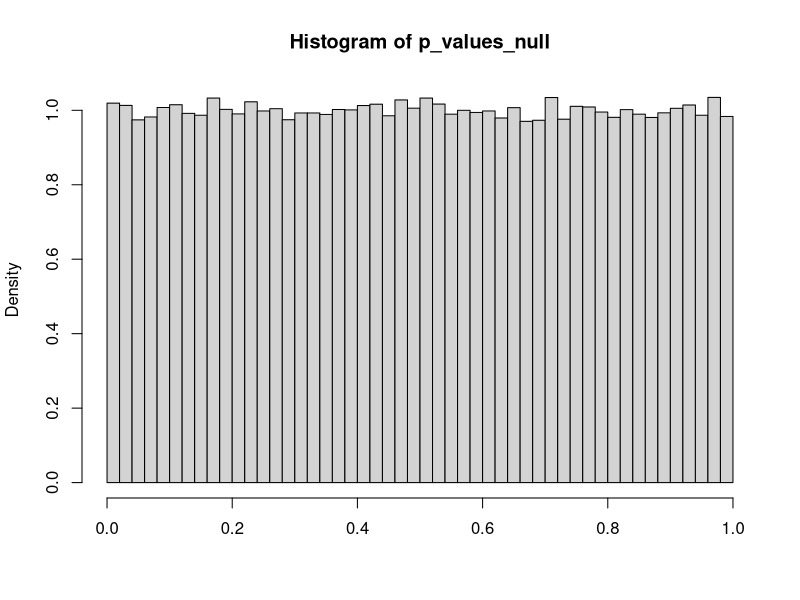
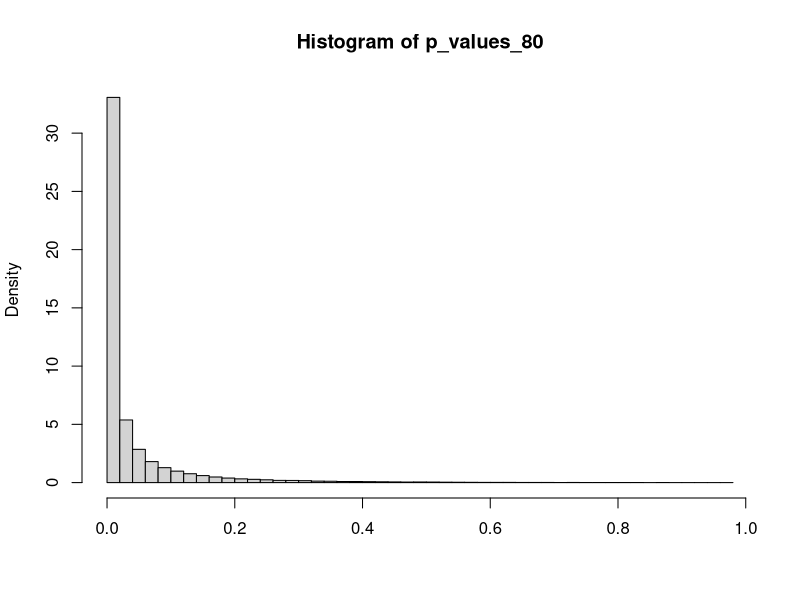
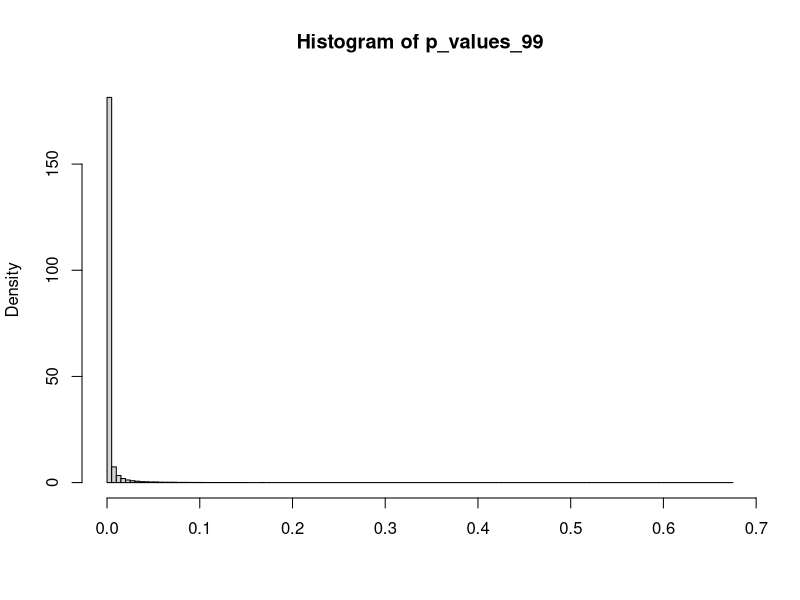
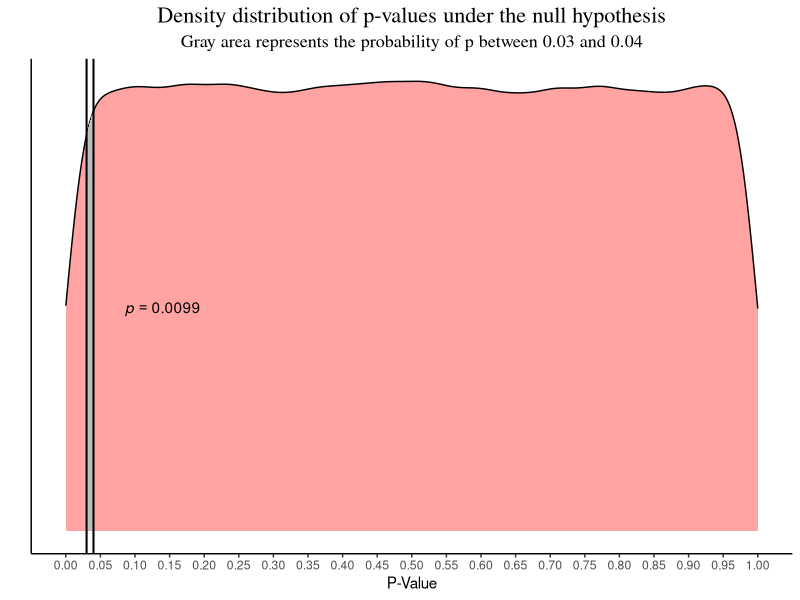
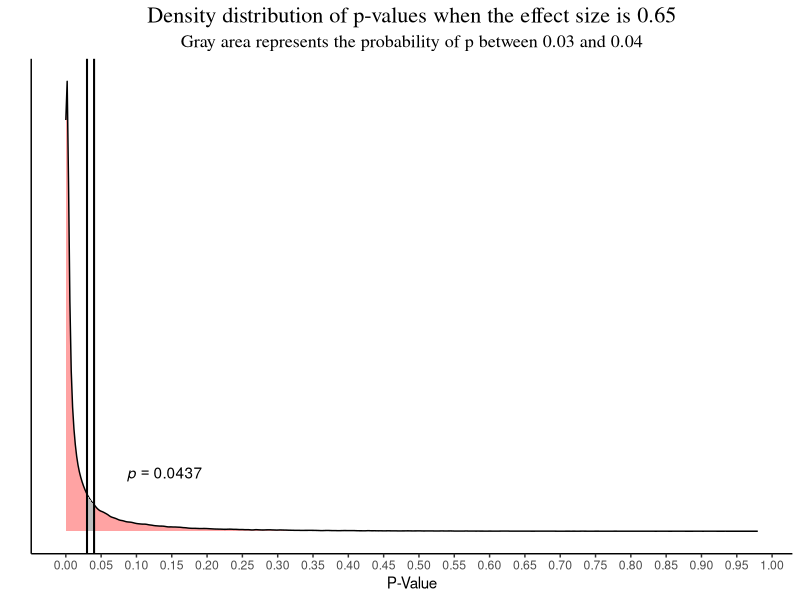
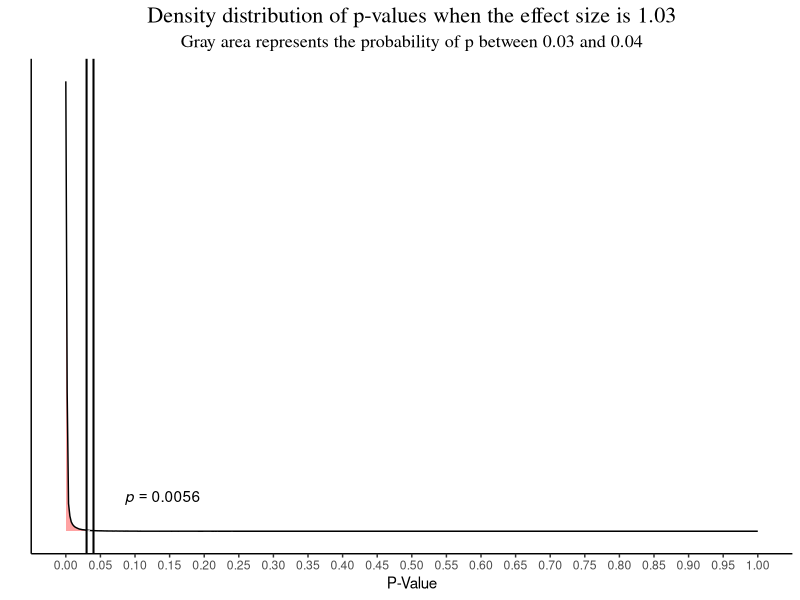
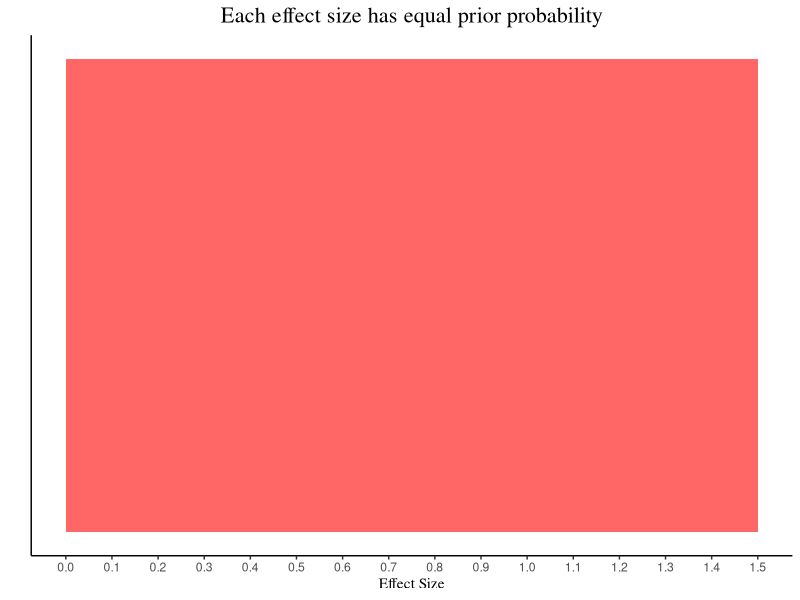

Source code (R) for these figures, in order:
## ---- chunk 1
#| echo: false
library(ggplot2)
library(dplyr)
library(scales)
## ---- chunk 2
#| echo: false
set.seed(14)
## ---- chunk 3
n <- 30
mu0 <- 0
sd0 <- 1
mu1 <- 0

p_values_null <- rep(NULL, 140000)

for (i in c(1:140000)) {
  group1 <- rnorm(n, mu0, sd0)
  group2 <- rnorm(n, mu1, sd0)
  
  test <- t.test(group1, group2, alternative = "less")
  
  p_values_null[i] <- test$p.value
}
## ---- chunk 4
length(p_values_null[p_values_null < .05])/length(p_values_null)
## ---- chunk 5
length(p_values_null[p_values_null < .067])/length(p_values_null)
## ---- chunk 6
hist(p_values_null, breaks = 50, xlab = NULL, freq = F)
## ---- chunk 7
#| echo: false
set.seed(14)
## ---- chunk 8
n <- 30
mu0 <- 0
sd0 <- 1
mu1 <- 0.65

p_values_80 <- rep(NULL, 140000)

for (i in c(1:140000)) {
  group1 <- rnorm(n, mu0, sd0)
  group2 <- rnorm(n, mu1, sd0)
  
  test <- t.test(group1, group2, alternative = "less")
  
  p_values_80[i] <- test$p.value
}
## ---- chunk 9
length(p_values_80[p_values_80 < .05])/length(p_values_80)
## ---- chunk 10
hist(p_values_80, breaks = 50, xlab = NULL, freq = F)
## ---- chunk 11
#| echo: false
set.seed(14)
## ---- chunk 12
n <- 30
mu0 <- 0
sd0 <- 1
mu1 <- 1.0376218

p_values_99 <- rep(NULL, 140000)

for (i in c(1:140000)) {
  group1 <- rnorm(n, mu0, sd0)
  group2 <- rnorm(n, mu1, sd0)
  
  test <- t.test(group1, group2, alternative = "less")
  
  p_values_99[i] <- test$p.value
}

length(p_values_99[p_values_99 < .05])/length(p_values_99)
## ---- chunk 13
hist(p_values_99, breaks = 100, freq = F, xlab = NULL)
## ---- chunk 14
data.frame("p" = p_values_null) |>
ggplot(aes(x = p)) +
  geom_density(alpha = .6, fill = "#FF6666") +
  geom_area(aes(x = stage(p, after_stat = oob_censor(x, c(0.03, 0.04)))), stat = "density", fill = "gray") +
  annotate("text", x = 0.14, y = 0.5, label = "italic(p) == 0.0099",
  parse = TRUE) +
  geom_vline(xintercept = 0.03, color = "black", linewidth = 0.7) +
  geom_vline(xintercept = 0.04, color = "black", linewidth = 0.7) +
  scale_x_continuous(breaks = seq(0, 1, 0.05)) +
  theme_classic() +
  labs(y = "", x = "P-Value", title = "Density distribution of p-values under the null hypothesis",
       subtitle = "Gray area represents the probability of p between 0.03 and 0.04") +
  theme(axis.text.y = element_blank(),
        axis.ticks.y = element_blank(),
        plot.title = element_text(family = "serif", size = 16, hjust = 0.5),
        plot.subtitle = element_text(family = "serif", size = 13, hjust = 0.5))
## ---- chunk 15
data.frame("p" = p_values_80) |>
ggplot(aes(x = p)) +
  geom_density(alpha = .6, fill = "#FF6666") +
  geom_area(aes(x = stage(p, after_stat = oob_censor(x, c(0.03, 0.04)))), stat = "density", fill = "gray") +
  annotate("text", x = 0.14, y = 8, label = "italic(p) == 0.0437",
  parse = TRUE) +
  geom_vline(xintercept = 0.03, color = "black", linewidth = 0.7) +
  geom_vline(xintercept = 0.04, color = "black", linewidth = 0.7) +
  scale_x_continuous(breaks = seq(0, 1, 0.05)) +
  theme_classic() +
  labs(y = "", x = "P-Value", title = "Density distribution of p-values when the effect size is 0.65",
       subtitle = "Gray area represents the probability of p between 0.03 and 0.04") +
  theme(axis.text.y = element_blank(),
        axis.ticks.y = element_blank(),
        plot.title = element_text(family = "serif", size = 16, hjust = 0.5),
        plot.subtitle = element_text(family = "serif", size = 13, hjust = 0.5))
## ---- chunk 16
data.frame("p" = p_values_99) |>
ggplot(aes(x = p)) +
  geom_density(alpha = .6, fill = "#FF6666") +
  geom_area(aes(x = stage(p, after_stat = oob_censor(x, c(0.03, 0.04)))), stat = "density", fill = "gray") +
  annotate("text", x = 0.14, y = 376, label = "italic(p) == 0.0056",
  parse = TRUE) +
  geom_vline(xintercept = 0.03, color = "black", linewidth = 0.7) +
  geom_vline(xintercept = 0.04, color = "black", linewidth = 0.7) +
  scale_x_continuous(breaks = seq(0, 1, 0.05), limits = c(0, 1)) +
  theme_classic() +
  labs(y = "", x = "P-Value", title = "Density distribution of p-values when the effect size is 1.03",
       subtitle = "Gray area represents the probability of p between 0.03 and 0.04") +
  theme(axis.text.y = element_blank(),
        axis.ticks.y = element_blank(),
        plot.title = element_text(family = "serif", size = 16, hjust = 0.5),
        plot.subtitle = element_text(family = "serif", size = 13, hjust = 0.5))
## ---- chunk 17
ggplot(data.frame(x = c(0, 1.5)), aes(x)) +
  stat_function(fun = dunif, geom = "area", args = list(min = 0, max = 1.5), fill = "#FF6666") +
  scale_x_continuous(breaks = seq(0, 1.5, 0.1)) +
  labs(x = "Effect Size", y = "", title = "Each effect size has equal prior probability") +
  theme_classic() +
  theme(axis.text.y = element_blank(),
        axis.ticks.y = element_blank(),
        plot.title = element_text(family = "serif", size = 16, hjust = 0.5),
        axis.title.x = element_text(family = "serif", size = 11))
## ---- chunk 18
prior_null <- 0.5
prior_1.03 <- 1 - prior_null
## ---- chunk 19
likelihood_null <- length(p_values_null[p_values_null >= 0.03 & p_values_null <= 0.04])/length(p_values_null)

likelihood_1.03 <- length(p_values_99[p_values_99 >= 0.03 & p_values_99 <= 0.04])/length(p_values_99)
## ---- chunk 20
(posterior_ratio <- (prior_null * likelihood_null)/(prior_1.03 * likelihood_1.03))
